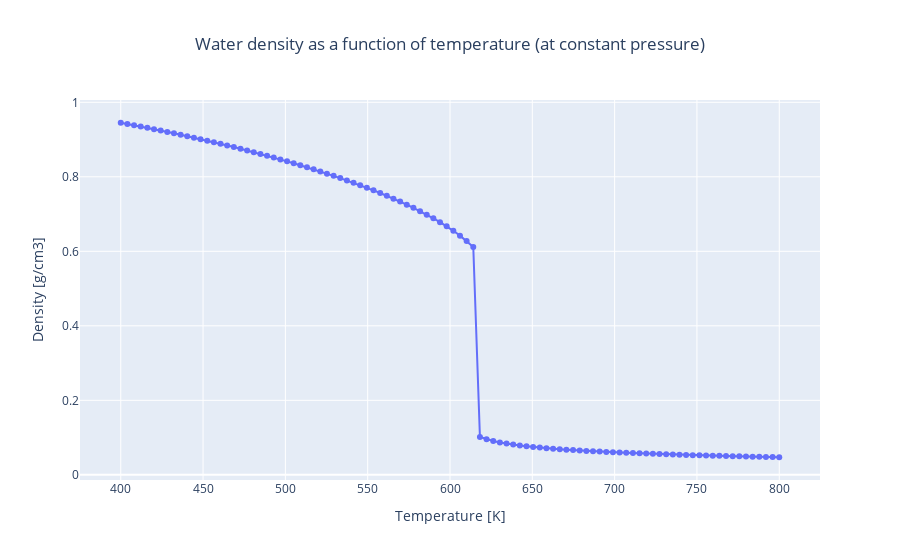

This figure's notebook cell:
### Code cell
temperatures = np.linspace(400, 800., 100)

water_densities = [nmm.Material.from_library('H2O', temperature=temperature, pressure=15500000).openmc_material.density for temperature in temperatures]

fig = go.Figure()

fig.add_trace(go.Scatter(
    x=temperatures,
    y=water_densities,
    mode='lines+markers',
    showlegend=False),
)
fig.update_layout(
    title={
        "text": "Water density as a function of temperature (at constant pressure)",
        "x": 0.5,
        "xanchor": "center"
    },
    xaxis_title="Temperature [K]",
    yaxis_title="Density [g/cm3]"
)

fig.show()
